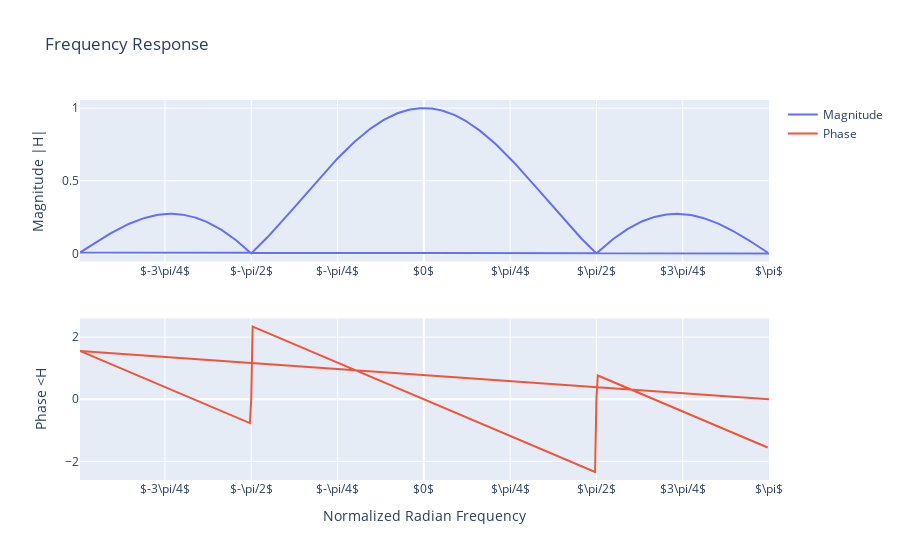

The notebook cell saved with this chart:
### Markdown cell above
**2. Averaging filter**

Now let's analyze the frequency response of the average filter used in the envelope function. The Scipy Python module has a function called *freqz()* for computing the frequency
response of a discrete-time LTI system. The following Python statements show how to
use freqz to compute and plot both the magnitude (absolute value) and the phase of
the frequency response of a four-point averaging system as a function of ω in the range − π ≤ ω ≤ π :

### Code cell
from util import plot_frequency_response

n=4
b = np.ones((n)) / n

ww_full, H_full = signal.freqz(b, whole=True)
ww = np.fft.fftshift(ww_full)
H = np.fft.fftshift(H_full)

ww = np.where(ww > np.pi, ww - 2 * np.pi, ww)

plot_frequency_response(ww, H)

### Figure 1 — Plotly figure (JSON) as saved in the notebook; plotly's stock layout.template omitted (floating-point values rounded to 4 significant figures; data arrays with more than 128 entries replaced by an {"elided": "..."} marker saying what was removed)
{"data": [{"name": "Magnitude", "type": "scatter", "x": {"elided": "512 float values"}, "xaxis": "x", "y": {"elided": "512 float values"}, "yaxis": "y"}, {"name": "Phase", "type": "scatter", "x": {"elided": "512 float values"}, "xaxis": "x2", "y": {"elided": "512 float values"}, "yaxis": "y2"}], "layout": {"title": {"text": "Frequency Response"}, "xaxis": {"anchor": "y", "domain": [0, 1], "tickmode": "array", "ticktext": ["$-\\pi$", "$-3\\pi/4$", "$-\\pi/2$", "$-\\pi/4$", "$0$", "$\\pi/4$", "$\\pi/2$", "$3\\pi/4$", "$\\pi$"], "tickvals": [-3.142, -2.356, -1.571, -0.7854, 0, 0.7854, 1.571, 2.356, 3.142]}, "xaxis2": {"anchor": "y2", "domain": [0, 1], "tickmode": "array", "ticktext": ["$-\\pi$", "$-3\\pi/4$", "$-\\pi/2$", "$-\\pi/4$", "$0$", "$\\pi/4$", "$\\pi/2$", "$3\\pi/4$", "$\\pi$"], "tickvals": [-3.142, -2.356, -1.571, -0.7854, 0, 0.7854, 1.571, 2.356, 3.142], "title": {"text": "Normalized Radian Frequency"}}, "yaxis": {"anchor": "x", "domain": [0.575, 1], "title": {"text": "Magnitude |H|"}}, "yaxis2": {"anchor": "x2", "domain": [0, 0.425], "title": {"text": "Phase <H"}}}}
